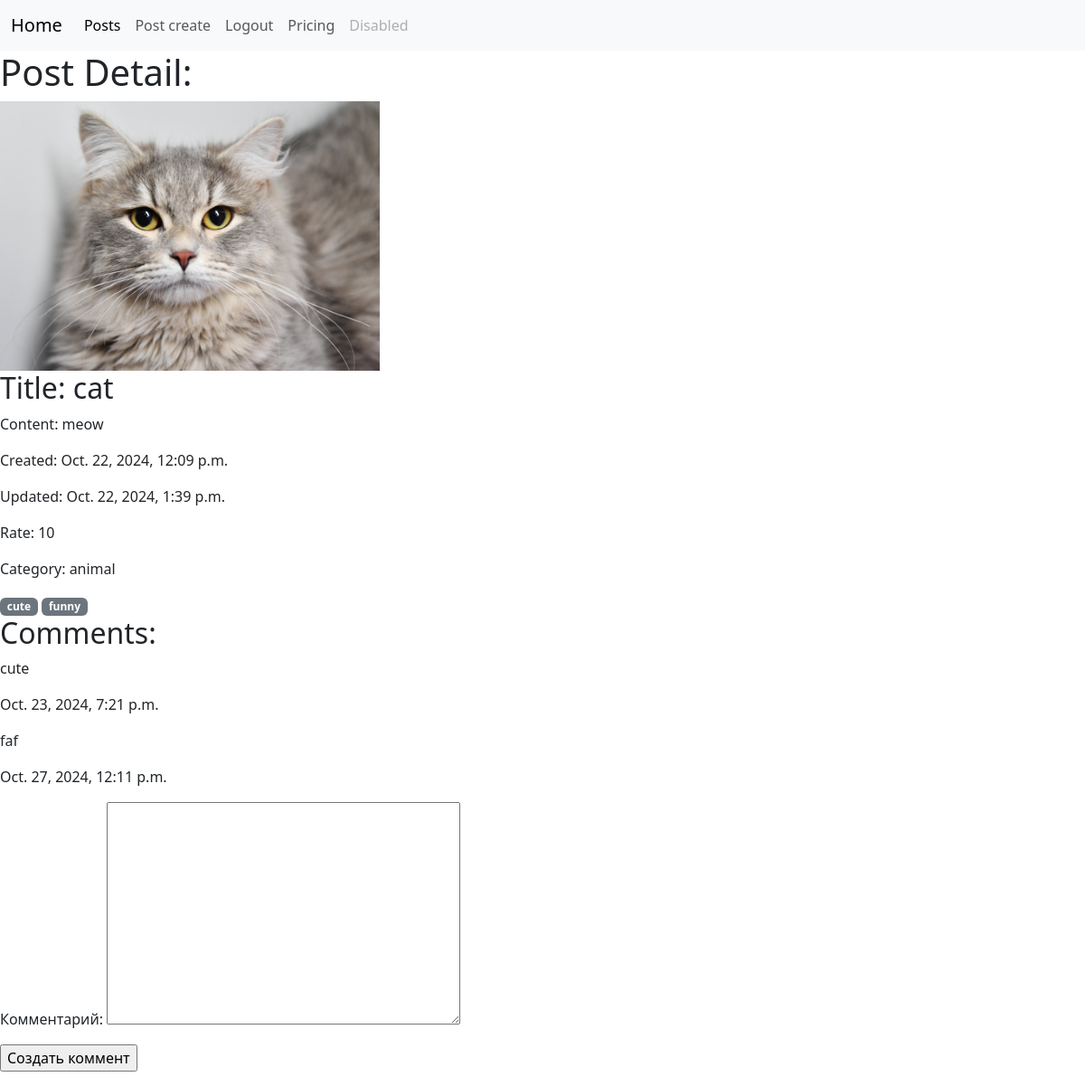
/posts/1/ (signed in), run on the app's committed database.
### posts/models.py (models this page shows, shortened)
class Post(models.Model):
    image = models.ImageField(upload_to = 'posts/', null=True, blank=True)
    title = models.CharField(max_length=200)
    content = models.TextField(max_length=100)
    rate =models.IntegerField()
    created_at = models.DateTimeField(auto_now_add=True)
    updated_at = models.DateTimeField(auto_now=True)
    category = models.ForeignKey('category', on_delete=models.CASCADE, related_name='posts',
                                 null=True, blank=True)
    tags = models.ManyToManyField('Tag'
                                  , related_name='posts', blank=True, )
    author = models.ForeignKey(User, on_delete=models.CASCADE, related_name='posts', null=True)

class category(models.Model):
    name = models.CharField(max_length=100)
    def __str__(self):
        return self.name

class Tag(models.Model):
    name = models.CharField(max_length=100)

class Comment(models.Model):
    text = models.TextField()
    post = models.ForeignKey(Post, on_delete=models.CASCADE, related_name='comments')
    created_at = models.DateTimeField(auto_now_add=True)

### posts/views.py (the view)
# urls.py: path('posts/<int:post_id>/', post_detail_view , ),
@login_required(login_url='/login/')
def post_detail_view(request, post_id):
    post = Post.objects.get(id=post_id)
    form = CommentForm()
    return render(request, 'posts/post_detail.html', {'post': post,'form': form} )

### posts/forms.py
class CommentForm(forms.ModelForm):
    class Meta:
        model = Comment
        fields = ['text']
        labels = {'text': 'Комментарий'}

### templates/posts/post_detail.html (shortened to what this page needs)
{% extends 'navbar.html' %}
{% load static %}
{% block content %}
<h1>Post Detail: </h1>
{% if post.image %}
    <img src="/media/{{ post.image }}" class="card-img-top" alt="..." style="max-width: 35%; height: auto;">
{% else %}
    <img src="{% static 'not_found_jpg' %}" class="card-img-top" alt="..." style="max-width: 35%; height: auto;">
{% endif %}
<h2>Title: {{ post.title }}</h2>
<p>Content: {{ post.content }}</p>
<p>Created: {{ post.created_at }}</p>
<p>Updated: {{ post.updated_at }}</p>
<p>Rate: {{ post.rate }}</p>
<p>Category: {{ post.category }}</p>
            {% for tag in post.tags.all %}
                <span class="badge bg-secondary">{{ tag.name }}</span>
            {% endfor %}
<h2>Comments:</h2>
{% for comment in post.comments.all %}
    <p>{{ comment.text }}</p>
    <p>{{ comment.created_at}}</p>
{% endfor %}
    <form action=""  method="post" enctype="multipart/form-data">
        {{ form.as_p }}
        <input type="submit" name="Create" value="Создать коммент">
        </form>
{% endblock %}

### data on the page
Post: image (picture), title "cat", content "meow", created_at "Oct. 22, 2024, 12:09 p.m.", updated_at "Oct. 22, 2024, 1:39 p.m.", rate "10", category "animal"
Tag: name "cute"
Tag: name "funny"
Comment: text "cute", created_at "Oct. 23, 2024, 7:21 p.m."
Comment: text "faf", created_at "Oct. 27, 2024, 12:11 p.m."
